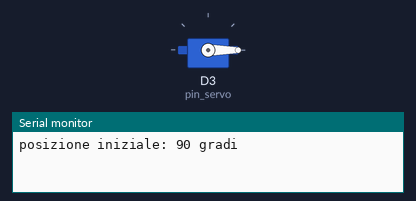
The program below on a simulated Arduino Nano ESP32. Parts: servo, the last lines printed to the serial monitor.

Above: at 0.05 s.
At 4.5 s:
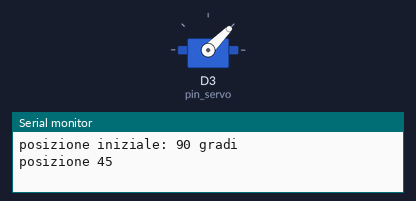
At 9.0 s:
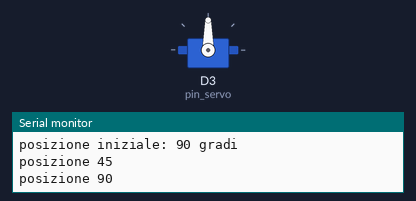
Timing chart, 0 to 11.7 s (numbered marks = the images above):
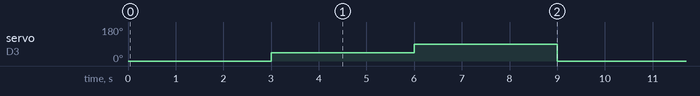

Measured:
- by itself, servo on D3 (pin_servo): repeats every 9.0 s: 90° 3.0 s, 0° 3.0 s, 45° 3.0 s

The program:

main.cpp
```cpp
#include <Arduino.h>
#include <Servo.h> // Include la libreria per il controllo dei servomotori

// Creazione dell'oggetto 'mio_servo' per gestire il componente fisico
Servo mio_servo;

// Definizione del pin di collegamento (D3 su Arduino Nano ESP32)
int pin_servo = D3;

void setup()
{
  // Associa l'oggetto mio_servo al pin fisico D3
  mio_servo.attach(pin_servo);

  // Inizializza la comunicazione seriale per il debug
  Serial.begin(115200);

  // Messaggio di avvio (attenzione: il commento dice 0 ma il comando imposta 90)
  Serial.println("posizione iniziale: 90 gradi");

  // Porta il servo a 90 gradi (posizione centrale standard) all'accensione
  mio_servo.write(90);
}

void loop()
{
  // 1. Sposta il braccetto del servo a 0 gradi
  mio_servo.write(0);
  // Attende 3 secondi (3000 millisecondi) nella posizione 0
  delay(3000);

  // 2. Sposta il servo a 45 gradi
  Serial.println("posizione 45");
  mio_servo.write(45);
  // Resta fermo per 3 secondi
  delay(3000);

  // 3. Sposta il servo a 90 gradi
  Serial.println("posizione 90");
  mio_servo.write(90);
  // Resta fermo per 3 secondi prima di ricominciare il loop da 0 gradi
  delay(3000);
}
```
